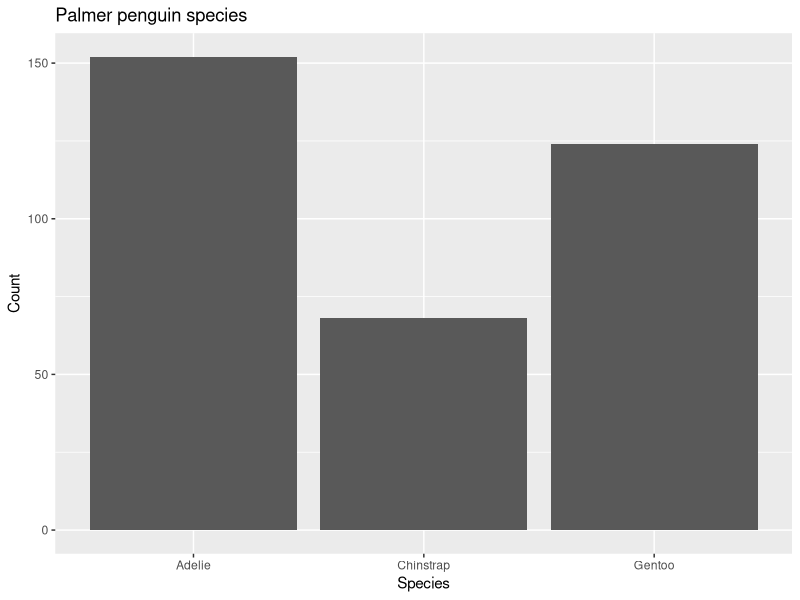
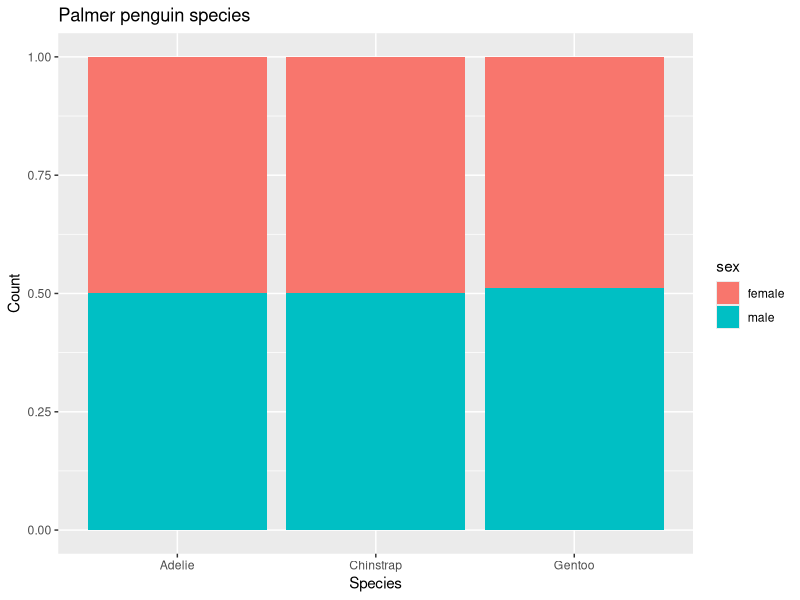
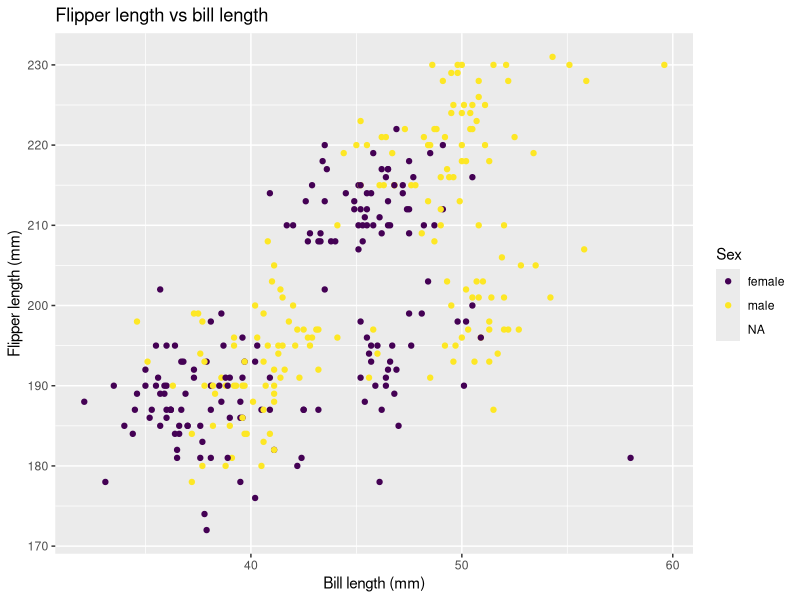
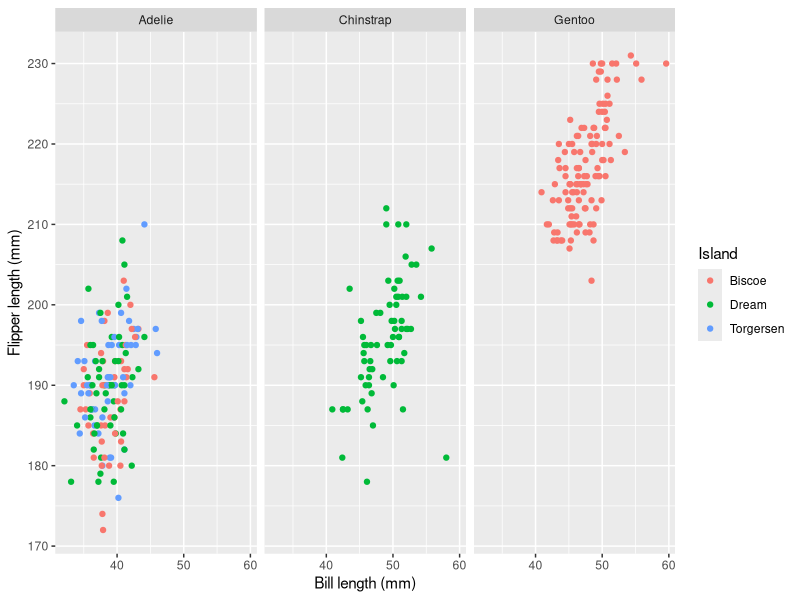
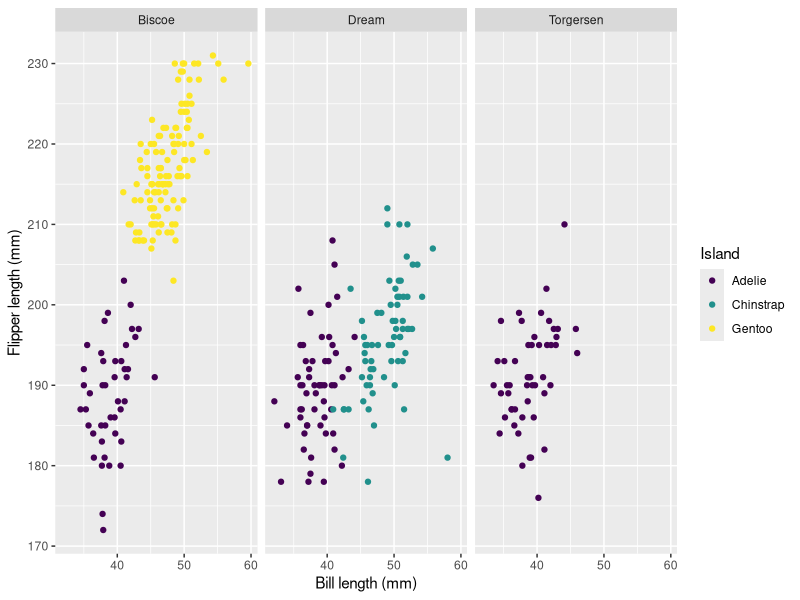

Reproduce these figures in R, in order.
## ---- chunk 1
library(tidyverse)
library(palmerpenguins)
library(viridis) # we'll use to customize colors
## ---- chunk 2
data(penguins)
## ---- chunk 3
penguins %>%
  filter(flipper_length_mm > 200)
## ---- chunk 4
penguins %>%
  filter(flipper_length_mm > 200 & (sex == "female"))
## ---- chunk 5
penguins %>%
  filter(is.na(flipper_length_mm))
## ---- chunk 6
penguins %>%
  filter(species %in% c("Adelie", "Chinstrap"))
## ---- chunk 7
# code here
## ---- chunk 8
# code here
## ---- chunk 9
# code here
## ---- chunk 10
# code here
## ---- chunk 11
ggplot(data = penguins, 
       mapping = aes(x = species)) +
  geom_bar() +
  labs(x = "Species", y = "Count", title = "Palmer penguin species")
## ---- chunk 12
penguins %>%
  filter(!is.na(sex)) %>%
ggplot(mapping = aes(x = species, fill = sex)) +
  geom_bar(position = "fill") +
  labs(x = "Species", y = "Count", title = "Palmer penguin species")
## ---- chunk 13
ggplot(data = penguins, 
       mapping = aes(x = bill_length_mm, y = flipper_length_mm,
                     color = sex)) + 
   geom_point() + 
   labs(title = "Flipper length vs bill length",
        x = "Bill length (mm)", y = "Flipper length (mm)") + 
        scale_color_viridis(discrete=TRUE, option = "D", name="Sex")
## ---- chunk 14
penguins %>%
  ggplot(aes(x = bill_length_mm, flipper_length_mm, color = island)) +
  geom_point() +
  facet_wrap(~ species) +
  labs(x = "Bill length (mm)", y = "Flipper length (mm)", color = "Island")
## ---- chunk 15
penguins %>%
  ggplot(aes(x = bill_length_mm, flipper_length_mm, color = species)) +
  geom_point() +
  facet_wrap(~ island) +
  labs(x = "Bill length (mm)", y = "Flipper length (mm)", color = "Island") +
  scale_color_viridis(discrete = TRUE)
## ---- chunk 16
# code here
